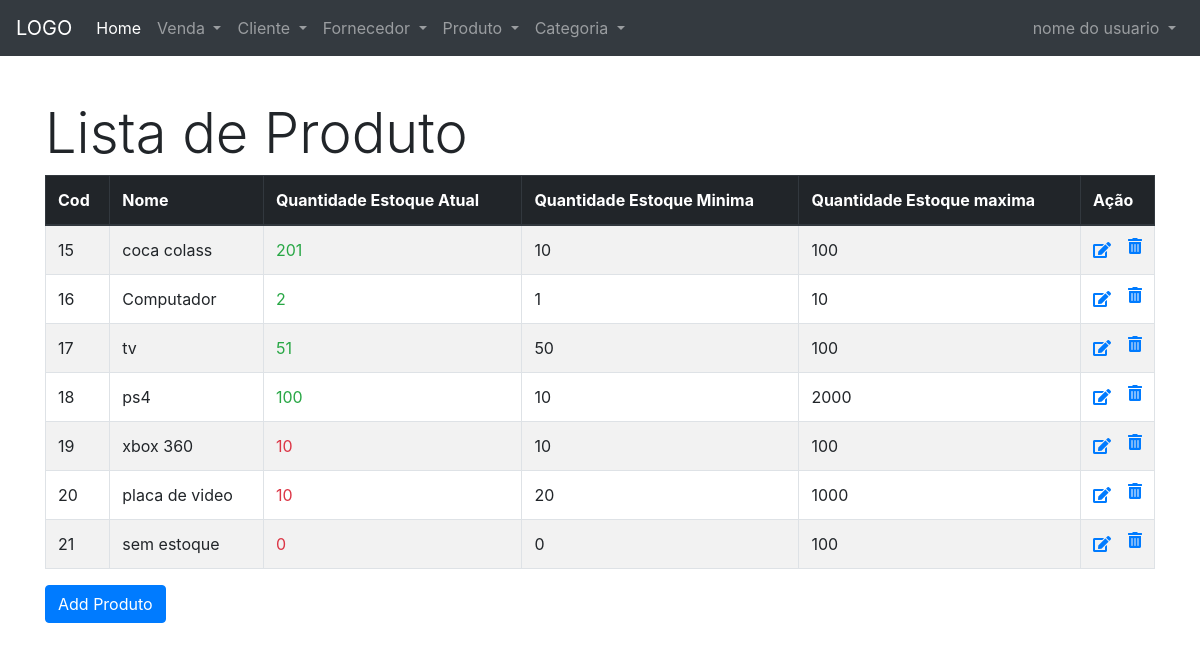
Screenshot of /produto/list-produto.php with the database file from the repository.
### tables this page shows
CREATE TABLE `produto` (
  `pro_id` int(11) NOT NULL,
  `pro_nome` varchar(150) NOT NULL,
  `pro_descricao` varchar(200) DEFAULT NULL,
  `pro_img` varchar(150) DEFAULT NULL,
  `pro_quantidade_atual` int(11) DEFAULT NULL,
  `pro_quantidade_minima` int(11) DEFAULT NULL,
  `pro_quantidade_maxima` int(11) DEFAULT NULL,
  `pro_venda` float DEFAULT NULL,
  `pro_compra` float DEFAULT NULL,
  `cat_id` int(11) DEFAULT NULL
);

### produto/list-produto.php (the view, shortened to what this page needs)
<?php
require '../conexao/conexao.php';
require '../base/header.php';
$sql = 'SELECT * FROM produto';
$statement = $conn->prepare($sql);
$statement->execute();
$rows = $statement->fetchAll(PDO::FETCH_OBJ); ?>
    <div class="container">
        <h1 class="display-4">Lista de Produto</h1>
        <table class="table table-striped table-bordered  table-hover">
            <thead class="thead-dark">
            <tr>
                <th scope="col">Cod</th>
                <th scope="col">Nome</th>
                <th scope="col">Quantidade Estoque Atual</th>
                <th scope="col">Quantidade Estoque Minima</th>
                <th scope="col">Quantidade Estoque maxima</th>
                <th scope="col">Ação</th>
            </tr>
            </thead>
            <tbody>
            <?php foreach($rows as $row): ?>
                <tr>
                    <td><?= $row->pro_id; ?></td>
                    <td><?= $row->pro_nome; ?></td>
                    <td scope="row" class="
                        <?php if($row->pro_quantidade_atual > $row->pro_quantidade_minima) {
                            echo 'text-success';
                        }
                        else{
                            echo  'text-danger';
                        } ?>">
                        <?php   echo $row->pro_quantidade_atual;?>
                    </td>
                    <td scope="row"><?php   echo $row->pro_quantidade_minima;?></td>
                    <td scope="row"><?php   echo $row->pro_quantidade_maxima;?></td>
                    <td>
                        <a href="edit-produto.php?id=<?= $row->pro_id ?>" >  <i class="fas fa-edit "></i></a>
                        <a onclick="return confirm('Deseja remover esse item')" href="delete-produto.php?id=<?= $row->pro_id ?>" class=''> <i class="fas fa-trash-alt float-right"></i></a>
                    </td>
                </tr>
            <?php endforeach; ?>
            </tbody>
        </table>
        <a href="cad-produto.php" class="btn btn-primary" >Add Produto</a>
    </div>
<?php require '../base/footer.php'; ?>

### static/css/estilo.css (style rules this page uses)
.container { margin-top: 100px; }

### rows the page displays
produto: pro_id "15", pro_nome "coca colass", pro_quantidade_atual "201", pro_quantidade_minima "10", pro_quantidade_maxima "100"
produto: pro_id "16", pro_nome "Computador", pro_quantidade_atual "2", pro_quantidade_minima "1", pro_quantidade_maxima "10"
produto: pro_id "17", pro_nome "tv", pro_quantidade_atual "51", pro_quantidade_minima "50", pro_quantidade_maxima "100"
produto: pro_id "18", pro_nome "ps4", pro_quantidade_atual "100", pro_quantidade_minima "10", pro_quantidade_maxima "2000"
produto: pro_id "19", pro_nome "xbox 360", pro_quantidade_atual "10", pro_quantidade_minima "10", pro_quantidade_maxima "100"
produto: pro_id "20", pro_nome "placa de video", pro_quantidade_atual "10", pro_quantidade_minima "20", pro_quantidade_maxima "1000"
produto: pro_id "21", pro_nome "sem estoque", pro_quantidade_atual "0", pro_quantidade_minima "0", pro_quantidade_maxima "100"
